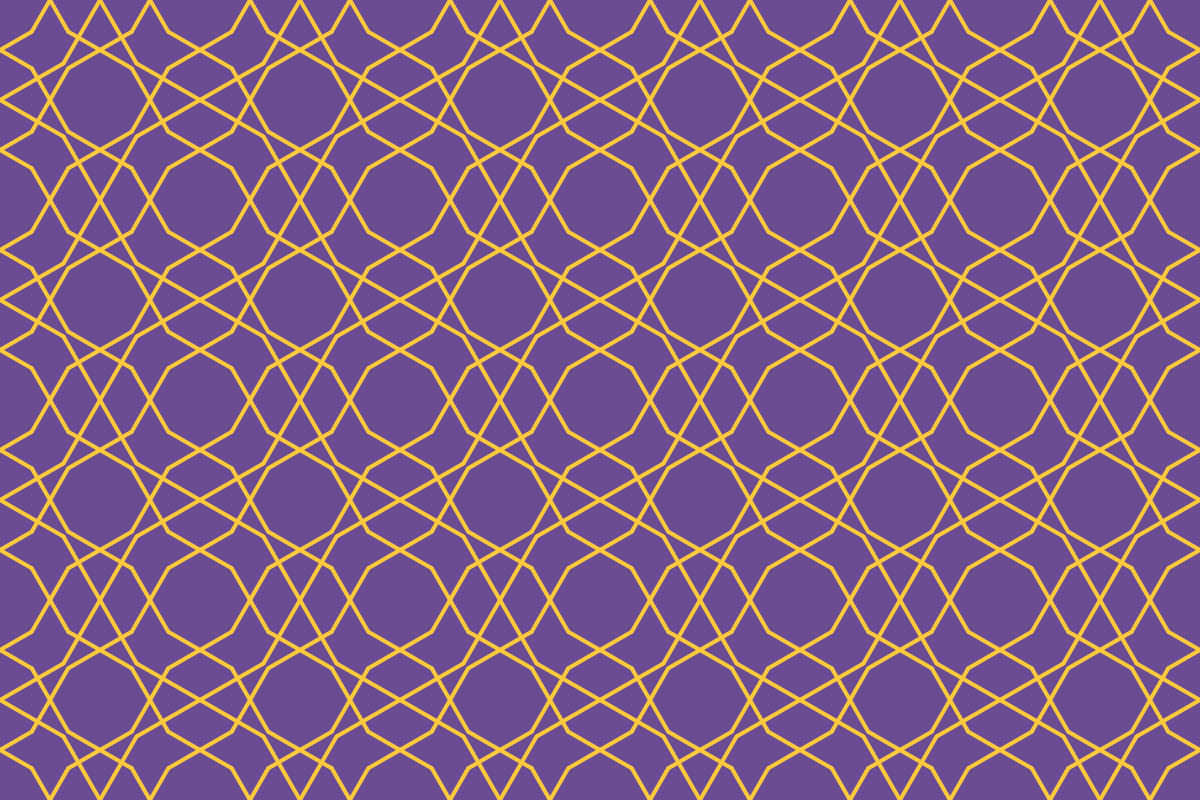
Frame 1 (no input)
Frame 60 (no input): identical to frame 1, image omitted
Frame 120 (the mouse pressed at the canvas centre since frame 60): identical to frame 1, image omitted

The p5.js sketch that drew this single still picture (run headless with seeded random() and noise() and a simulated clock; from frame 60 on, the mouse is pressed at the canvas centre):

// p5.js sketch
// ── sketch.js
// --------------------------------------------------
// paper que explica el metodo
// https://dl.acm.org/doi/pdf/10.5555/1089508.1089538
// --------------------------------------------------

// variables de polygonos
let resolution = 200,
    resolution2 = 100,
    polys = [],
    polys2 = [],
    angle = 75,
    delta = 10;
// variables de slider
let angleSlider,
    deltaSlider,
    topAngle = 90,
    angleUp = true,
    topDelta = 25,
    deltaUp = true;
// color values
let color1,
    color2,
    color3,
    colors = [];
(xAxis = 1), (yAxis = 2);

function setup() {
    createCanvas(1200, 800);

    color1 = color(47, 43, 173);
    color2 = color(173, 43, 173);
    color3 = color(228, 38, 146);

    colors.push(color1, color2, color3);

    angleSlider = createSlider(0, 90, 60);
    deltaSlider = createSlider(0, 25, 0);

    // agregar poligono en base a la resolucion
    for (let x = 0; x < windowWidth; x += resolution) {
        for (let y = 0; y < windowHeight; y += resolution) {
            let poly = new polygon(4);
            poly.addVertex(x, y);
            poly.addVertex(x + resolution, y);
            poly.addVertex(x + resolution, y + resolution);
            poly.addVertex(x, y + resolution);
            poly.close();
            polys.push(poly);
        }
    }

    // agregar otro set de poligonos en base a la resolucion
    for (let x = 0; x < windowWidth; x += resolution2) {
        for (let y = 0; y < windowHeight; y += resolution2) {
            let poly = new polygon(4);
            poly.addVertex(x, y);
            poly.addVertex(x + resolution2, y);
            poly.addVertex(x + resolution2, y + resolution2);
            poly.addVertex(x, y + resolution2);
            poly.close();
            polys2.push(poly);
        }
    }
}

function draw() {
    background("#6a4c93");

    angle = angleSlider.value();
    delta = deltaSlider.value();

    // dibujar poligonos
    for (let i = 0; i < polys.length; i++) {
        polys[i].hankin();
        polys[i].show();
    }
    for (let i = 0; i < polys2.length; i++) {
        polys2[i].hankin();
        polys2[i].show();
    }
}

// ── edge.js
class Edge {
    constructor(_a, _b) {
        this.a = _a;
        this.b = _b;
        this.h1;
        this.h2;
    }

    show() {
        this.h1.show();
        this.h2.show();
    }

    hankin(sides) {
        let mid = p5.Vector.add(this.a, this.b);
        mid.mult(0.5);

        let v1 = p5.Vector.sub(this.a, mid);
        let v2 = p5.Vector.sub(this.b, mid);

        let edgeLength = v1.mag() + delta;

        let offset1 = mid;
        let offset2 = mid;

        if (delta > 0) {
            v1.setMag(delta);
            v2.setMag(delta);
            offset1 = p5.Vector.add(mid, v2);
            offset2 = p5.Vector.add(mid, v1);
        }

        v1.normalize();
        v2.normalize();

        v1.rotate(radians(-angle));
        v2.rotate(radians(angle));

        let interiorAngle = ((sides - 2) * PI) / sides;
        let alpha = interiorAngle * 0.5;
        let beta = PI - radians(angle) - alpha;
        let hankenLength = (edgeLength * sin(alpha)) / sin(beta);

        v1.setMag(hankenLength);
        v2.setMag(hankenLength);

        this.h1 = new Hankin(offset1, v1);
        this.h2 = new Hankin(offset2, v2);
    }
}

function Hankin(a, v) {
    this.a = a;
    this.v = v;
    this.b = p5.Vector.add(a, v);

    this.show = function () {
        stroke("#ffca3a");
        strokeWeight(4);
        line(this.a.x, this.a.y, this.b.x, this.b.y);
    };
}

// ── polygon.js
class polygon {
    constructor(sides) {
        this.vertices = [];
        this.edges = [];
        this.sides = sides;
    }

    addVertex(x, y) {
        let a = createVector(x, y);
        let total = this.vertices.length;
        if (total > 0) {
            let previous = this.vertices[total - 1];
            let edge = new Edge(previous, a);
            this.edges.push(edge);
        }
        this.vertices.push(a);
    }

    close() {
        let total = this.vertices.length;
        let last = this.vertices[total - 1];
        let first = this.vertices[0];
        let edge = new Edge(last, first);
        this.edges.push(edge);
    }

    hankin() {
        for (let i = 0; i < this.edges.length; i++) {
            this.edges[i].hankin(this.sides);
        }
    }

    show() {
        for (let i = 0; i < this.edges.length; i++) {
            this.edges[i].show();
        }
    }
}
